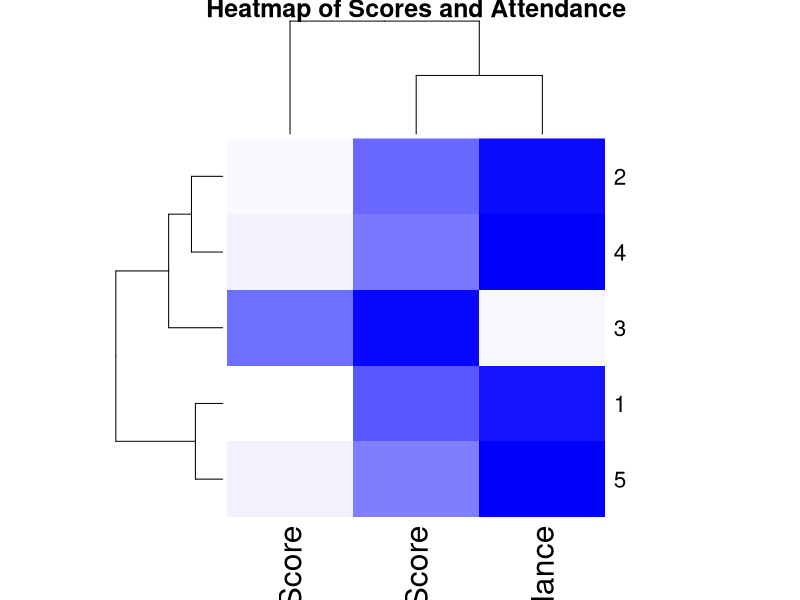

R code for this plot:
data <- data.frame(
  StudentID = c(101, 102, 103, 104, 105),
  Age = c(18, 17, 18, 19, 18),
  Gender = c("Male", "Female", "Female", "Male", "Female"),
  MathScore = c(78, 85, 92, 88, 75),
  ScienceScore = c(88, 91, 95, 89, 84),
  Attendance = c(92, 95, 88, 90, 94)
)

# Remove non-numeric columns (Gender and StudentID)
numeric_data <- data[, c("MathScore", "ScienceScore", "Attendance")]

# Create the heatmap
heatmap(as.matrix(numeric_data), 
        scale = "row",    # Normalize by row
        col = colorRampPalette(c("white", "blue"))(100),  # Color scheme
        main = "Heatmap of Scores and Attendance")
